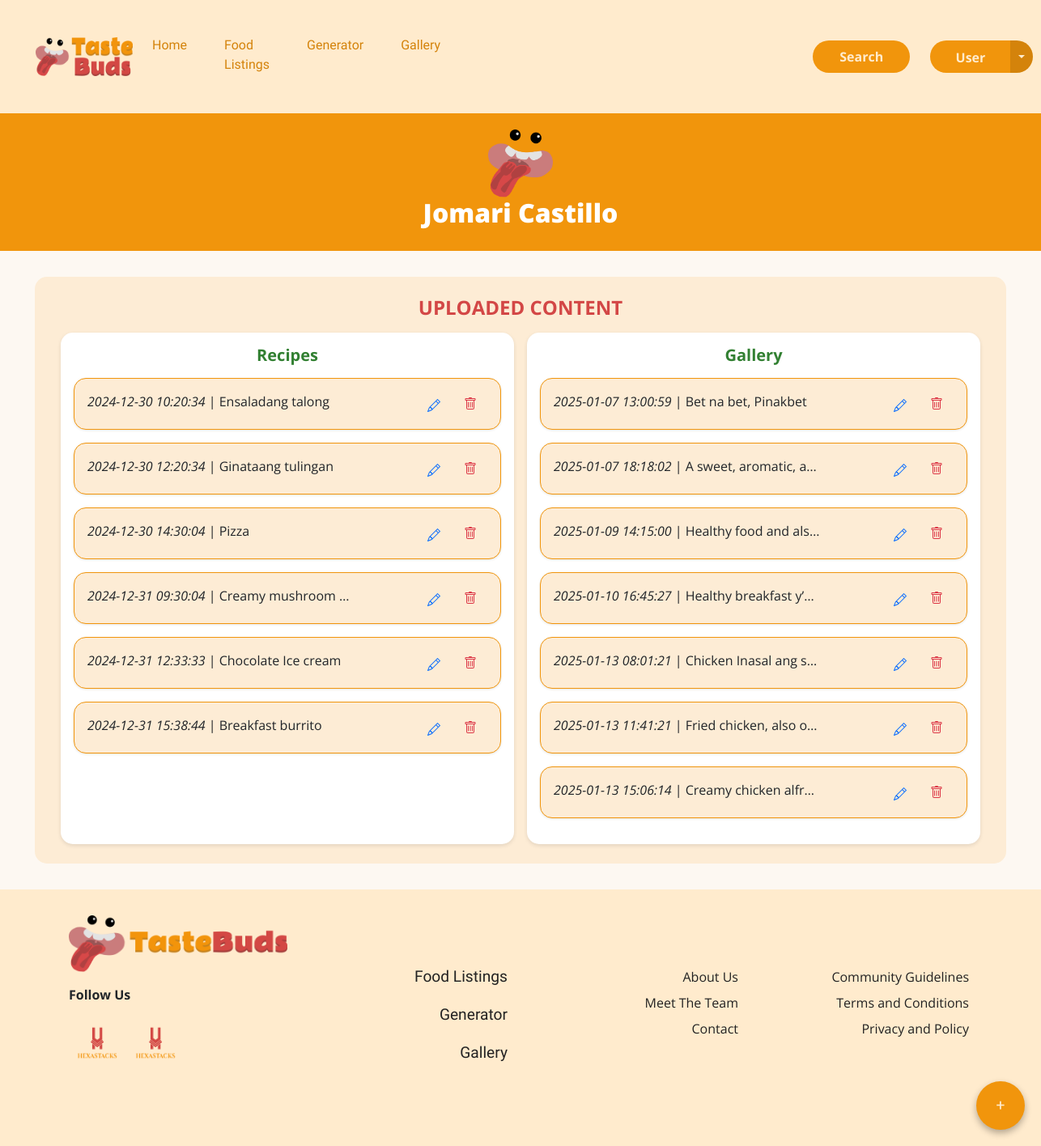
Screenshot of /users/userContent.php (signed in) with the database file from the repository.
### tables this page shows
CREATE TABLE `users` (
  `userID` int(5) NOT NULL,
  `firstName` varchar(50) NOT NULL,
  `lastName` varchar(50) NOT NULL,
  `email` varchar(150) NOT NULL,
  `password` varchar(50) NOT NULL,
  `role` varchar(50) NOT NULL DEFAULT 'user',
  `registeredAt` datetime NOT NULL DEFAULT current_timestamp(),
  `isRestricted` varchar(3) NOT NULL DEFAULT 'no'
);

CREATE TABLE `recipes` (
  `recipeID` int(5) NOT NULL,
  `recipeTitle` varchar(100) NOT NULL,
  `description` varchar(600) NOT NULL,
  `ingredients` varchar(800) NOT NULL,
  `steps` varchar(5000) NOT NULL,
  `userID` int(5) NOT NULL,
  `isApproved` varchar(3) NOT NULL DEFAULT 'no',
  `createdAt` datetime NOT NULL DEFAULT current_timestamp(),
  `updatedAt` datetime DEFAULT current_timestamp(),
  `primaryCategoryID` int(1) NOT NULL,
  `subcategoryID` int(1) DEFAULT NULL
);

CREATE TABLE `galleryposts` (
  `postID` int(5) NOT NULL,
  `caption` varchar(1000) NOT NULL,
  `userID` int(5) NOT NULL,
  `isApproved` varchar(3) NOT NULL DEFAULT 'no',
  `createdAt` datetime NOT NULL DEFAULT current_timestamp(),
  `updatedAt` datetime DEFAULT current_timestamp(),
  `primaryCategoryID` int(1) NOT NULL,
  `subcategoryID` int(1) NOT NULL DEFAULT 7
);

### connect.php (called while the page is built, shortened)
<?php
function executeQuery($query)
{
	$conn = $GLOBALS['conn'];
	return mysqli_query($conn, $query);
}
?>

### users/userContent.php (the view, shortened to what this page needs)
<?php
include("../connect.php");
if (isset($_SESSION['userID'])) {
    $userID = $_SESSION['userID'];
    $queryUserIndividual = "
    SELECT DISTINCT users.userID, users.firstName, users.lastName
    FROM recipes
    LEFT JOIN users ON users.userID = recipes.userID
    WHERE recipes.userID = $userID;
    ";
    $resultUserIndividual = executeQuery($queryUserIndividual);
    $queryUserUpContentRcIndividual = "
    SELECT recipes.*, users.userID AS userCreatorID, users.firstName, users.lastName
    FROM recipes
    LEFT JOIN users ON users.userID = recipes.userID
    WHERE recipes.userID = $userID;
    ";
    $resultUserUpContentRcIndividual = executeQuery($queryUserUpContentRcIndividual);
    $queryUserUpContentGpIndividual = "
    SELECT galleryposts.*, users.userID AS userCreatorID, users.firstName, users.lastName
    FROM galleryposts
    LEFT JOIN users ON users.userID = galleryposts.userID
    WHERE galleryposts.userID = $userID;
    ";
    $resultUserUpContentGpIndividual = executeQuery($queryUserUpContentGpIndividual);
}
?>
<!DOCTYPE html>
<html lang="en">
<head>
    <link href="https://cdn.jsdelivr.net/npm/bootstrap@5.3.3/dist/css/bootstrap.min.css" rel="stylesheet"
>
    <link rel="stylesheet" href="../shared/assets/css/activityLog.css">
    <link rel="stylesheet" href="../shared/assets/css/navbar.css" />
    <link rel="stylesheet" href="../shared/assets/css/footer.css">
</head>
<body>
    <?php include("../shared/components/navbar.php") ?>
    <div class="profile-page">
        <header class="profile-header">
            <img src="../shared/assets/image/Logo.png" alt="TasteBuds Logo">
            <?php
            if (mysqli_num_rows($resultUserIndividual) > 0) {
                while ($rowUserIndividual = mysqli_fetch_assoc($resultUserIndividual)) {
                    echo '<h1>' . $rowUserIndividual['firstName'] . ' ' . $rowUserIndividual['lastName'] . '</h1>';
                }
            }
            ?>
        </header>
        <main>
            <section class="content-section">
                <h2>Uploaded Content</h2>
                <div class="content-container">
                    <div class="category">
                        <h3>Recipes</h3>
                        <?php
                        if (mysqli_num_rows($resultUserUpContentRcIndividual) > 0) {
                            while ($rowUserUpContentRcIndividual = mysqli_fetch_assoc($resultUserUpContentRcIndividual)) {
                                ?>
                                <div class="item-list mb-3" id="uploaded-gallery">
                                    <div class="item">
                                        <div class="col-10">
                                            <a href="recipeOverview.php?recipeID=<?php echo $rowUserUpContentRcIndividual['recipeID']; ?>"
                                                style="text-decoration: none; color: inherit;">
                                                <span s
                                                    style="overflow: hidden; text-overflow: ellipsis; white-space: nowrap; display: inline-block; max-width: 80%;">
                                                    <?php echo "<i>" . $rowUserUpContentRcIndividual['createdAt'] . "</i> | " . $rowUserUpContentRcIndividual['recipeTitle']; ?>
                                                </span>
                                            </a>
                                        </div>
                                        <div class="col-1 d-flex align-items-center justify-content-center">
                                            <a href="editContentRecipe.php?recipeID=<?php echo $rowUserUpContentRcIndividual['recipeID']; ?>"
                                                class="btn btn-link p-0 me-2" title="Edit">
                                            </a>
                                        </div>
                                        <div class="col-1 d-flex align-items-center justify-content-center">
                                            <button class="btn btn-link p-0 text-danger mb-1" data-bs-toggle="modal"
                                                data-bs-target="#deleteRecipeModal"
                                                data-recipeid="<?php echo $rowUserUpContentRcIndividual['recipeID']; ?>"
                                                title="Delete">
                                            </button>
                                        </div>
                                    </div>
                                </div>
                                <?php
                            }
                        }
                        ?>
                    </div>
                    <div class="category">
                        <h3>Gallery</h3>
                        <?php
                        if (mysqli_num_rows($resultUserUpContentGpIndividual) > 0) {
                            while ($rowUserUpContentGpIndividual = mysqli_fetch_assoc($resultUserUpContentGpIndividual)) {
                                ?>
                                <div class="item-list mb-3" id="uploaded-gallery">
                                    <div class="item">
                                        <div class="col-10">
                                            <a href="galleryOverview.php?id=<?php echo $rowUserUpContentGpIndividual['postID']; ?>"
                                                style="text-decoration: none; color: inherit;">
                                                <span
                                                    style="overflow: hidden; text-overflow: ellipsis; white-space: nowrap; display: inline-block; max-width: 80%;">
                                                    <?php echo "<i>" . $rowUserUpContentGpIndividual['createdAt'] . "</i> | " . $rowUserUpContentGpIndividual['caption']; ?>
                                                </span>
                                            </a>
                                        </div>
                                        <div class="col-1 d-flex align-items-center justify-content-center">
                                            <a href="edit_gallery.html?id=3" class="btn btn-link p-0 me-2" title="Edit">
                                            </a>
                                        </div>
                                        <div class="col-1 d-flex align-items-center justify-content-center">
                                            <button class="btn btn-link p-0 text-danger mb-1" data-bs-toggle="modal"
                                                data-bs-target="#deleteGalleryModal"
                                                data-galleryid="<?php echo $rowUserUpContentGpIndividual['postID']; ?>"
                                                title="Delete">
                                            </button>
                                        </div>
                                    </div>
                                </div>
                                <?php
                            }
                        }
                        ?>
                    </div>
                </div>
            </section>
        </main>
    </div>
    <?php include '../shared/components/footer.php'; ?>
</body>
</html>

### shared/assets/css/activityLog.css (style rules this page uses)
:root { --clr-primary: #f1950c; --clr-secondary: #d34746; --clr-action: #328032; --clr-text: #222222; --bg-light: #fdecd5; --fs-header: 2rem; --fs-title: 1.5rem; --border-radius: 15px; }
body { font-family: 'Open Sans', sans-serif; background-color: #fdf8f2; margin: 0; padding: 0; }
.profile-header { text-align: center; padding: 20px; background-color: #f1950c; color: white; }
.profile-header img { width: 80px; }
.profile-header h1 { font-size: 2rem; font-weight: 800; }
.content-section { margin: 2rem auto; padding: 1.5rem; max-width: 1200px; background-color: var(--bg-light); border-radius: var(--border-radius); }
.content-section h2 { font-size: var(--fs-title); margin-bottom: 1rem; text-align: center; color: var(--clr-secondary); text-transform: uppercase; font-weight: bold; }
.content-container { display: flex; flex-wrap: wrap; gap: 1rem; justify-content: center; }
.category { flex: 1 1 calc(100% - 2rem); max-width: calc(50% - 1rem); background-color: white; border-radius: var(--border-radius); padding: 1rem; box-shadow: 0 2px 5px rgba(0, 0, 0, 0.1); }
.category h3 { font-size: 1.25rem; margin-bottom: 1rem; text-align: center; color: var(--clr-action); font-weight: bold; }
.item-list { display: flex; flex-direction: column; gap: 1rem; }
.item { background-color: var(--bg-light); border: 1px solid var(--clr-primary); padding: 1rem; border-radius: var(--border-radius); display: flex; justify-content: space-between; align-items: center; box-shadow: 0 1px 3px rgba(0, 0, 0, 0.1); text-decoration: none; color: inherit; }
.item span { flex: 1; text-align: left; }

### shared/assets/css/navbar.css (style rules this page uses)
:root { --fs-header: 47.78px; --fs-h2: 39.91px; --fs-h3: 33.18px; --fs-h4: 27.65px; --fs-h5: 23.04px; --fs-h6: 19.2px; --fs-paragraph: 16px; --fs-small: 13.33px; --fc-primary-orange: #F1950C; --fc-dark-orange: #D4830B; --fc-mid-orange: #FCD59A; --fc-light-orange: #FFEBCD; --fc-black: #222222; --clr-primary: #F1950C; --clr-secondary: #D34746; --clr-action: #328032; --clr-dark-orange: #D4830B; --clr-mid-orange: #FCD59A; --clr-light-orange: #FFEBCD; --clr-black: #222222; --ff-title: "Rammetto One", serif; --ff-text: "Open Sans", serif; }

### shared/assets/css/footer.css (style rules this page uses)
:root { --fs-header: 47.78px; --fs-h2: 39.91px; --fs-h3: 33.18px; --fs-h4: 27.65px; --fs-h5: 23.04px; --fs-h6: 19.2px; --fs-paragraph: 16px; --fs-small: 13.33px; --fc-primary-orange: #F1950C; --fc-dark-orange: #D4830B; --fc-mid-orange: #FCD59A; --fc-light-orange: #FFEBCD; --fc-black: #222222; --clr-primary: #F1950C; --clr-secondary: #D34746; --clr-action: #328032; --clr-dark-orange: #D4830B; --clr-mid-orange: #FCD59A; --clr-light-orange: #FFEBCD; --clr-black: #222222; --ff-title: "Rammetto One", serif; --ff-text: "Open Sans", serif; }

### shared/assets/css/style.css (style rules this page uses)
:root { --fs-header: 47.78px; --fs-h2: 39.91px; --fs-h3: 33.18px; --fs-h4: 27.65px; --fs-h5: 23.04px; --fs-h6: 19.2px; --fs-paragraph: 16px; --fs-small: 13.33px; --fc-primary-orange: #F1950C; --fc-dark-orange: #D4830B; --fc-mid-orange: #FCD59A; --fc-light-orange: #FFEBCD; --fc-black: #222222; --clr-primary: #F1950C; --clr-secondary: #D34746; --clr-action: #328032; --clr-dark-orange: #D4830B; --clr-mid-orange: #FCD59A; --clr-light-orange: #FFEBCD; --clr-black: #222222; --ff-title: "Rammetto One", serif; --ff-text: "Open Sans", serif; }

### rows the page displays
users: firstName "Jomari", lastName "Castillo"
recipes: createdAt "2024-12-30 10:20:34", recipeTitle "Ensaladang talong"
recipes: createdAt "2024-12-30 12:20:34", recipeTitle "Ginataang tulingan"
recipes: createdAt "2024-12-30 14:30:04", recipeTitle "Pizza"
recipes: createdAt "2024-12-31 09:30:04", recipeTitle "Creamy mushroom…"
recipes: createdAt "2024-12-31 12:33:33", recipeTitle "Chocolate Ice cream"
recipes: createdAt "2024-12-31 15:38:44", recipeTitle "Breakfast burrito"
galleryposts: createdAt "2025-01-07 13:00:59", caption "Bet na bet, Pinakbet"
galleryposts: createdAt "2025-01-07 18:18:02", caption "A sweet, aromatic, a…"
galleryposts: createdAt "2025-01-09 14:15:00", caption "Healthy food and als…"
galleryposts: createdAt "2025-01-10 16:45:27", caption "Healthy breakfast y’all."
galleryposts: createdAt "2025-01-13 08:01:21", caption "Chicken Inasal ang s…"
galleryposts: createdAt "2025-01-13 11:41:21", caption "Fried chicken, also o…"
galleryposts: createdAt "2025-01-13 15:06:14", caption "Creamy chicken alfr…"
